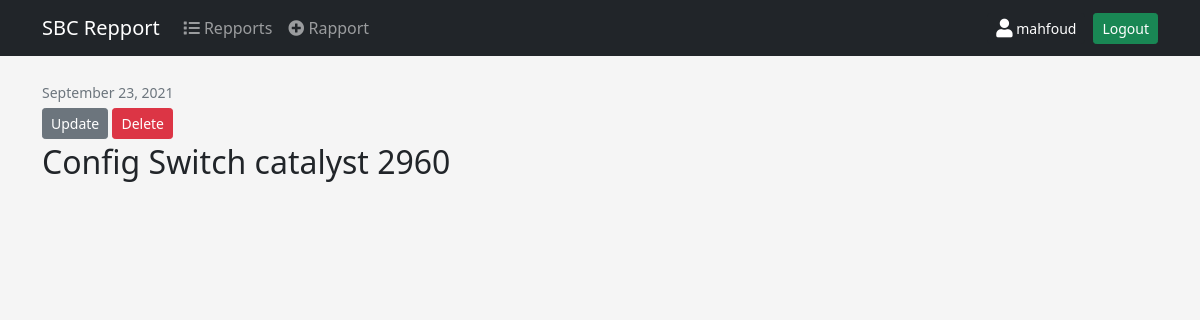
/rapport/3/ (signed in), run on the app's committed database.
### account/models.py (models this page shows, shortened)
class Account(AbstractBaseUser):
    email = models.EmailField( verbose_name='email address', max_length=255, unique=True )
    first_name = models.CharField(_("first name"), max_length=50)
    last_name = models.CharField(_("last name"), max_length=50)
    is_active = models.BooleanField(default=True)
    is_admin = models.BooleanField(default=False)
    objects = AccountManager()
    USERNAME_FIELD = 'email'
    REQUIRED_FIELDS = ['first_name','last_name']

### rapport/models.py (models this page shows, shortened)
class Rapport (models.Model):
    CHEF_DEP = 'CHEF_DEP'
    CHEF_SRV = 'CHEF_SRV'
    DI = 'DI'
    MAIL = 'MAIL'
    TR_INTR = 'TR_INTR'
    YEAR_IN_SCHOOL_CHOICES = [
        (CHEF_DEP, 'Par le Chef departement Informatique'),
        (CHEF_SRV, 'Par le Chef service IR&SI'),
        (DI, 'Par DI'),
        (MAIL, 'Par Mail'),
        (TR_INTR, 'Travaux Internes à La Structure'),
    ]
    author = models.ForeignKey(Account, verbose_name=_("author"), on_delete=models.CASCADE)
    date =  models.DateField(_("date"),  auto_now_add=False)
    starthour =  models.TimeField(_('start hour '))
    endhour =  models.TimeField(_('end hour '))
    title = models.TextField(_("title"))
    description = models.TextField(_("description"))
    equipment = models.TextField(_("equipment"))
    state_befor = models.TextField(_("state befor "),null=True,blank=True)
    state_after = models.TextField(_("state after "))
    device_used = models.TextField(_("Device Used"),null=True,blank=True)
    type_di = models.CharField(_("Type DI"),
        max_length=20,
        choices=YEAR_IN_SCHOOL_CHOICES,
        default=TR_INTR,
    )
    n_di = models.TextField(_("N° DI"),null=True,blank=True)
    note = models.TextField(_("note"),null=True,blank=True)

### rapport/views.py (the view)
# urls.py: path('rapport/<int:pk>/', RapportDetailView.as_view(), name='rapport-detail'),
class RapportDetailView(DetailView):
    model = Rapport

### templates/rapport/rapport_detail.html (shortened to what this page needs)
{% extends "base.html" %}
{% block content %}
  <article class="media content-section">
    <div class="media-body">
      <div class="article-metadata">
        <small class="text-muted">{{ object.date|date:"F d, Y" }}</small>
        {% if object.author == user %}
          <div>
            <a class="btn btn-secondary btn-sm mt-1 mb-1" href="{% url 'rapport:rapport-update' object.id %}">Update</a>
            <a class="btn btn-danger btn-sm mt-1 mb-1" href="{% url 'rapport:rapport-delete' object.id %}">Delete</a>
          </div>
        {% endif %}
      </div>
      <h2 class="article-title">{{ object.title }}</h2>
    </div>
  </article>
{% endblock content %}

### templates/base.html (shortened to what this page needs)
<!DOCTYPE html>
<html>
    <head>
        <link rel="stylesheet" href="">
         <link href="https://cdn.jsdelivr.net/npm/bootstrap@5.0.2/dist/css/bootstrap.min.css" rel="stylesheet">
         <link rel="stylesheet" href="https://cdnjs.cloudflare.com/ajax/libs/font-awesome/5.15.2/css/all.min.css" >
    </head>
    <body style="background-color:#f5f5f5;">
    <nav class="navbar navbar-expand-lg navbar-dark bg-dark">
        <div class="container">
            <a class="navbar-brand" href="#">SBC Repport </a>
            <div class="collapse navbar-collapse" id="navbarNav">
            <ul class="navbar-nav">
                <li class="nav-item">
                <a class="nav-link " aria-current="page" href="{% url 'rapport:rapport-list' %}"><i class="fas fa-list"></i> Repports</a>
                </li>
                <li class="nav-item">
                    <a class="nav-link" href="{% url 'rapport:rapport-create' %}"><i class="fas fa-plus-circle"></i> Rapport</a>
                </li>
            </ul>
            <ul class="navbar-nav  ms-auto">
                {% if request.user.is_authenticated %}
                  <li class="nav-item">
                      <a class="btn btn-dark btn-sm  mx-2"  href="#"><i class="fas fa-lg rounded  fa-user"></i> {{ request.user.first_name }}</a>
                  </li>
                  <li class="nav-item">
                      <a class="btn btn-success btn-sm" href="{% url 'logout' %}">Logout</a>
                  </li>
                {% endif %}
              </ul>
            </div>
        </div>
    </nav>
    <main role="main" class="container">
        {% block content %}{% endblock content %}
    </main>
    </body>
</html>

### data on the page
Account: user.first_name "mahfoud"
Rapport: date "September 23, 2021", title "Config Switch catalyst 2960"
